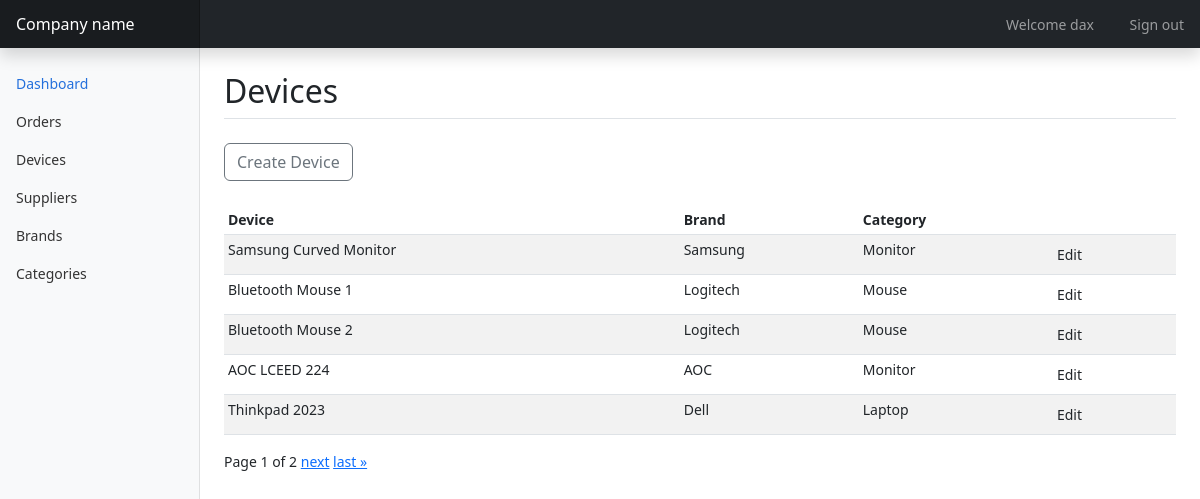
The app's page /devices/ (signed in) with its own data.
### inventory/models.py (models this page shows, shortened)
class Device(models.Model):
    name = models.CharField(max_length=255)
    category = models.ForeignKey(Category, null=True, on_delete=models.SET_NULL)
    brand = models.ForeignKey(Brand, null=True, on_delete=models.SET_NULL)
    supplier = models.ForeignKey(Supplier, null=True, on_delete=models.SET_NULL)
    year = models.IntegerField(null=True, validators=[MinValueValidator(2010), max_value_current_year])
    quantity = models.IntegerField(default=0)
    defective = models.IntegerField(default=0)
    returned = models.IntegerField(default=0)
    created = models.DateTimeField(auto_now_add=True)
    updated = models.DateTimeField(auto_now=True)

class Brand(models.Model):
    name = models.CharField(max_length=255)

class Category(models.Model):
    name = models.CharField(max_length=255)
    parent = models.ForeignKey('self', related_name='parent_cat', null=True, blank=True, on_delete=models.SET_NULL)
    class Meta:
        verbose_name_plural = "Categories"

### inventory/views/device.py (the view)
# urls.py: path('devices/', device.device_list, name="device_list"),
@login_required
def device_list(request):
    devices = Device.objects.all()
    paginator = Paginator(devices, 5)  # Show 25 contacts per page.
    page_number = request.GET.get("page")
    page_obj = paginator.get_page(page_number)
    title = 'Devices'
    context = {'devices': devices, 'title': title, 'page_obj': page_obj}
    return render(request, 'inventory/device/devices.html', context)

### inventory/templates/inventory/device/devices.html (shortened to what this page needs)
{% extends 'main.html' %}
{% block content %}
<div class="d-flex border-bottom mb-4">
    <h1 class="h2">{{ title }}</h1>
</div>
<a class="btn btn-outline-secondary" href="{% url 'create_device' %}">Create Device</a>
<div class="table-responsive mt-4">
    <table class="table table-striped table-sm">
      <thead>
        <tr>
            <th scope="col">Device</th>
            <th scope="col">Brand</th>
            <th scope="col">Category</th>
            <th scope="col"></th>
        </tr>
      </thead>
      <tbody>
    {% for device in page_obj %}
        <tr>
            <td>{{ device.name }}</td>
            <td>{{ device.brand.name }}</td>
            <td>{{ device.category.name }}</td>
            <td><a class="btn btn-sm" href="{% url 'edit_device' device.id %}">Edit</a></td>
        </tr>
    {% endfor %}
      </tbody>
    </table>
</div>
<div class="pagination">
    <span class="step-links">
        <span class="current">
            Page {{ page_obj.number }} of {{ page_obj.paginator.num_pages }}
        </span>
        {% if page_obj.has_next %}
            <a href="?page={{ page_obj.next_page_number }}">next</a>
            <a href="?page={{ page_obj.paginator.num_pages }}">last &raquo;</a>
        {% endif %}
    </span>
</div>
{% endblock content %}

### templates/top.html (shortened to what this page needs)
<header class="navbar navbar-dark sticky-top bg-dark flex-md-nowrap p-0 shadow">
  <a class="navbar-brand col-md-3 col-lg-2 me-0 px-3 fs-6" href="#">Company name</a>
  <div class="navbar-nav">
    <div class="nav-item text-nowrap">
      <a href="{% url 'profile' %}" class="nav-link px-3">Welcome {{ request.user.username }}</a>
      <a class="nav-link px-3" href="{% url 'logout' %}">Sign out</a>
    </div>
  </div>
</header>

### inventory/static/inventory/style.css (style rules this page uses)
body { font-size: .875rem; }
.navbar .nav-item { color: #fff; }
.navbar .nav-item .nav-link { display: inline-block; }
.navbar-brand { padding-top: .75rem; padding-bottom: .75rem; background-color: rgba(0, 0, 0, .25); box-shadow: inset -1px 0 0 rgba(0, 0, 0, .25); }

### records on screen
Device: name "Samsung Curved Monitor", brand.name "Samsung", category.name "Monitor"
Device: name "Bluetooth Mouse 1", brand.name "Logitech", category.name "Mouse"
Device: name "Bluetooth Mouse 2", brand.name "Logitech", category.name "Mouse"
Device: name "AOC LCEED 224", brand.name "AOC", category.name "Monitor"
Device: name "Thinkpad 2023", brand.name "Dell", category.name "Laptop"

### other values on screen
{{ request.user.username }} "dax"
{{ title }} "Devices"
{{ page_obj.number }} "1"
{{ page_obj.paginator.num_pages }} "2"
